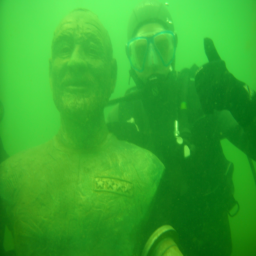
#> input picture Imagens/1.png, 256 x 256 px, found by its file name
$ jupyter execute --allow-errors Realce.ipynb
#> lines starting #> are read from the running program, lines starting #| are printed output that depends on the picture
##Equalização adaptativa

[cell 1]
import cv2
import numpy as np
from google.colab.patches import cv2_imshow

imagem = cv2.imread('1.png')
#> imagem is the input picture: shape (256, 256, 3); mean B, G, R 44.9, 167.9, 53.4
B, G, R = cv2.split(imagem)

B = cv2.createCLAHE(clipLimit=2.0, tileGridSize=(8, 8)).apply(B)
G = cv2.createCLAHE(clipLimit=2.0, tileGridSize=(8, 8)).apply(G)
R = cv2.createCLAHE(clipLimit=2.0, tileGridSize=(8, 8)).apply(R)

nova_imagem = cv2.merge([B, G, R])

cv2_imshow(imagem)
cv2_imshow(nova_imagem)

##Transformação linear

[cell 2]
imagem = cv2.imread('2.png')
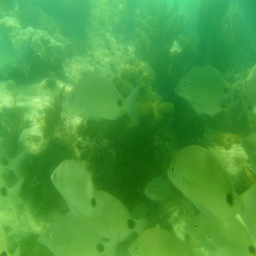
#> input picture Imagens/2.png, 256 x 256 px, found by its file name
#> imagem is the input picture: shape (256, 256, 3); mean B, G, R 62.7, 156.3, 74.1
cv2_imshow(imagem)

B, G, R = cv2.split(imagem)

def max_min(img):
  max = 0
  for i in img:
    for j in i:
      if j > max:
        max = j
#> after the loop, max = 150
  min = max
#> min = 150
  for i in img:
    for j in i:
      if j < min:
        min = j
#> after the loop, min = 0
  return max, min

Bmax, Bmin = max_min(B)
#> Bmax = 150; Bmin = 0
Gmax, Gmin = max_min(G)
#> Gmax = 255; Gmin = 84
Rmax, Rmin = max_min(R)
#> Rmax = 184; Rmin = 12

gmax = 255
gmin = 0

for i in range(len(B)):
  for j in range(len(B[i])):
    g = (gmax - gmin)/(Bmax - Bmin)*(B[i][j] - Bmin) + gmin
    B[i][j] = g

for i in range(len(G)):
  for j in range(len(G[i])):
    g = (gmax - gmin)/(Gmax - Gmin)*(G[i][j] - Gmin) + gmin
    G[i][j] = g
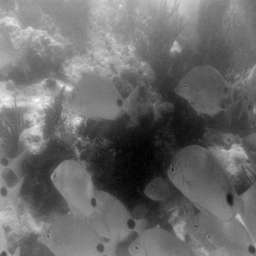
#> G: shape (256, 256); min 0, max 255, mean 107.3

for i in range(len(R)):
  for j in range(len(R[i])):
    g = (gmax - gmin)/(Rmax - Rmin)*(R[i][j] - Rmin) + gmin
    R[i][j] = g

nova_imagem = cv2.merge([B, G, R])
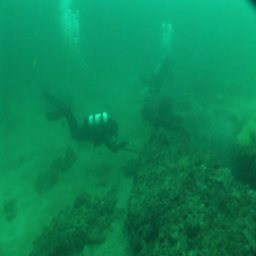
#> input picture Imagens/4.png, 256 x 256 px, found by its file name
#> further down, imagem is the input picture: shape (256, 256, 3); mean B, G, R 85.6, 134.4, 10.9

cv2_imshow(nova_imagem)

##Correção de cor

[cell 3]
def correcao_cor(imagem):
    B, G, R = cv2.split(imagem)
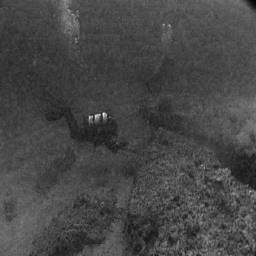
#> R: shape (256, 256); min 0, max 39, mean 10.9; drawn with min black and max white
    BMax = np.max(B)
#> BMax = 184
    BMin = np.min(B)
#> BMin = 33
    BMedia = np.mean(B)
#> BMedia = 85.56
    GMax = np.max(G)
#> GMax = 246
    GMin = np.min(G)
#> GMin = 50
    GMedia = np.mean(G)
#> GMedia = 134.4
    RMax = np.max(R)
#> RMax = 39
    RMin = np.min(R)
#> RMin = 0
    RMedia = np.mean(R)
#> RMedia = 10.89
    if (BMedia <= 128):
      for i in range(len(B)):
        for j in range(len(B[i])):
          B[i][j] = (B[i][j] - BMedia)*((BMin - 128)/(BMin - BMedia)) + 128
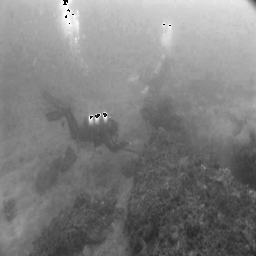
#> B: shape (256, 256); min 1, max 255, mean 127.2
    else:
      for i in range(len(B)):
        for j in range(len(B[i])):
          B[i][j] = (B[i][j] - BMedia)*((BMax - 128)/(BMax - BMedia)) + 128
    if (GMedia <= 128):
      for i in range(len(G)):
        for j in range(len(G[i])):
          G[i][j] = (G[i][j] - GMedia)*((GMin - 128)/(GMin - GMedia)) + 128
    else:
      for i in range(len(G)):
        for j in range(len(G[i])):
          G[i][j] = (G[i][j] - GMedia)*((GMax - 128)/(GMax - GMedia)) + 128
    if (RMedia <= 128):
      for i in range(len(R)):
        for j in range(len(R[i])):
          R[i][j] = (R[i][j] - RMedia)*((RMin - 128)/(RMin - RMedia)) + 128
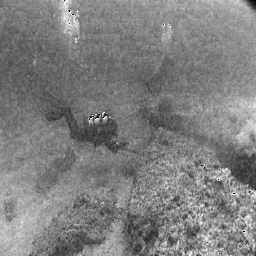
#> R: shape (256, 256); min 0, max 246, mean 127.3
    else:
      for i in range(len(R)):
        for j in range(len(R[i])):
          R[i][j] = (R[i][j] - RMedia)*((RMax - 128)/(RMax - RMedia)) + 128
    return cv2.merge([B, G, R])

[cell 4]
imagem = cv2.imread('4.png')
imagem_corrigida = correcao_cor(imagem)

cv2_imshow(imagem)
cv2_imshow(imagem_corrigida)

##Máscara de nitidez

[cell 5]
nitidez_kernel = [[0, -1, 0], [-1, 5, -1], [0, -1, 0]]

[cell 6]
from math import ceil
def aplica_filtro(imagem, kernel):
  n = len(kernel)
  nova_imagem = np.ones([imagem.shape[0], imagem.shape[1]])
  for i in range(len(imagem)):
    for j in range(len(imagem[i])):
      soma = 0
      if (i + n >= len(imagem)):
        break
      matriz_img = []
      for x in range(i, i + n):
        linha = []
        if (j + n >= len(imagem[i])):
          break
        for y in range(j, j + n):
          linha.append(imagem[x][y])
        matriz_img.append(linha)
      if len(matriz_img) > 0:
        for k in range(len(kernel)):
          for l in range(len(kernel[k])):
            soma = soma + kernel[k][l]*matriz_img[k][l]
        x_y = ceil(n/2) - 2
        nova_imagem[x - x_y][y - x_y] = soma
  return nova_imagem

[cell 7]
imagem = cv2.imread('5.png')
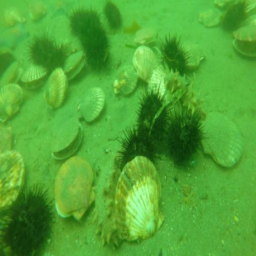
#> input picture Imagens/5.png, 256 x 256 px, found by its file name
#> imagem is the input picture: shape (256, 256, 3); mean B, G, R 52.7, 165.2, 80
B, G, R = cv2.split(imagem)

B = aplica_filtro(B, nitidez_kernel)
G = aplica_filtro(G, nitidez_kernel)
R = aplica_filtro(R, nitidez_kernel)

nova_imagem = cv2.merge([B, G, R])
#> nova_imagem: shape (256, 256, 3) float64

cv2_imshow(imagem)
cv2_imshow(nova_imagem)

[cell 8]
imagem = cv2.imread('6.png')
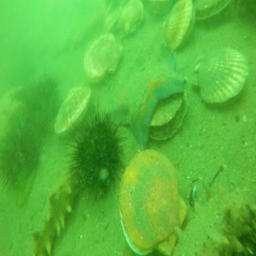
#> input picture Imagens/6.png, 256 x 256 px, found by its file name
#> imagem is the input picture: shape (256, 256, 3); mean B, G, R 60.5, 184.4, 89.4
B, G, R = cv2.split(imagem)

B = aplica_filtro(B, nitidez_kernel)
G = aplica_filtro(G, nitidez_kernel)
R = aplica_filtro(R, nitidez_kernel)

nova_imagem = cv2.merge([B, G, R])
#> nova_imagem: shape (256, 256, 3) float64

cv2_imshow(imagem)
cv2_imshow(nova_imagem)

[cell 9]
imagem = cv2.imread('8.png')
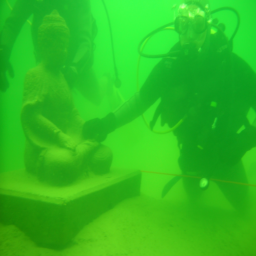
#> input picture Imagens/8.png, 256 x 256 px, found by its file name
#> imagem is the input picture: shape (256, 256, 3); mean B, G, R 32.1, 188.4, 45.5
B, G, R = cv2.split(imagem)

kernel = [[0, -1, 0], [-1, 5, -1], [0, -1, 0]]

B = aplica_filtro(B, kernel)
G = aplica_filtro(G, kernel)
R = aplica_filtro(R, kernel)

nova_imagem = cv2.merge([B, G, R])
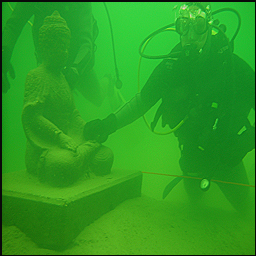
#> nova_imagem: shape (256, 256, 3) float64; mean B, G, R 31.4, 184.1, 44.4; drawn with min black and max white

cv2_imshow(imagem)
cv2_imshow(nova_imagem)

###Acidionando correção de cor

[cell 10]
nova_imagem = correcao_cor(nova_imagem)

cv2_imshow(nova_imagem)

##Equalização padrão

[cell 11]
imagem = cv2.imread('9.png')

#> (the rest of this cell did not finish here and is left out)

[cell 12]
imagem = cv2.imread('6.png')
B, G, R = cv2.split(imagem)

B = cv2.equalizeHist(B)
G = cv2.equalizeHist(G)
R = cv2.equalizeHist(R)

nova_imagem = cv2.merge([B, G, R])

cv2_imshow(imagem)
cv2_imshow(nova_imagem)


#Aplicando a máscara de nitidez:

B, G, R = cv2.split(nova_imagem)

B = aplica_filtro(B, nitidez_kernel)
G = aplica_filtro(G, nitidez_kernel)
R = aplica_filtro(R, nitidez_kernel)

nova_imagem = cv2.merge([B, G, R])

cv2_imshow(nova_imagem)

##Ajuste do brilho/contraste

[cell 13]
def brilho_contraste(imagem, alfa, beta):
  nova_imagem = np.ones(imagem.shape, imagem.dtype)
  for i in range(len(imagem)):
      for j in range(len(imagem[i])):
          for k in range(imagem.shape[2]):
              nova_imagem[i,j,k] = np.clip(alfa*imagem[i,j,k] + beta, 0, 255)
  return nova_imagem

[cell 14]
imagem = cv2.imread('10.png')

#> (the rest of this cell did not finish here and is left out)

[cell 15]
imagem = cv2.imread('34.png')

#> (the rest of this cell did not finish here and is left out)
